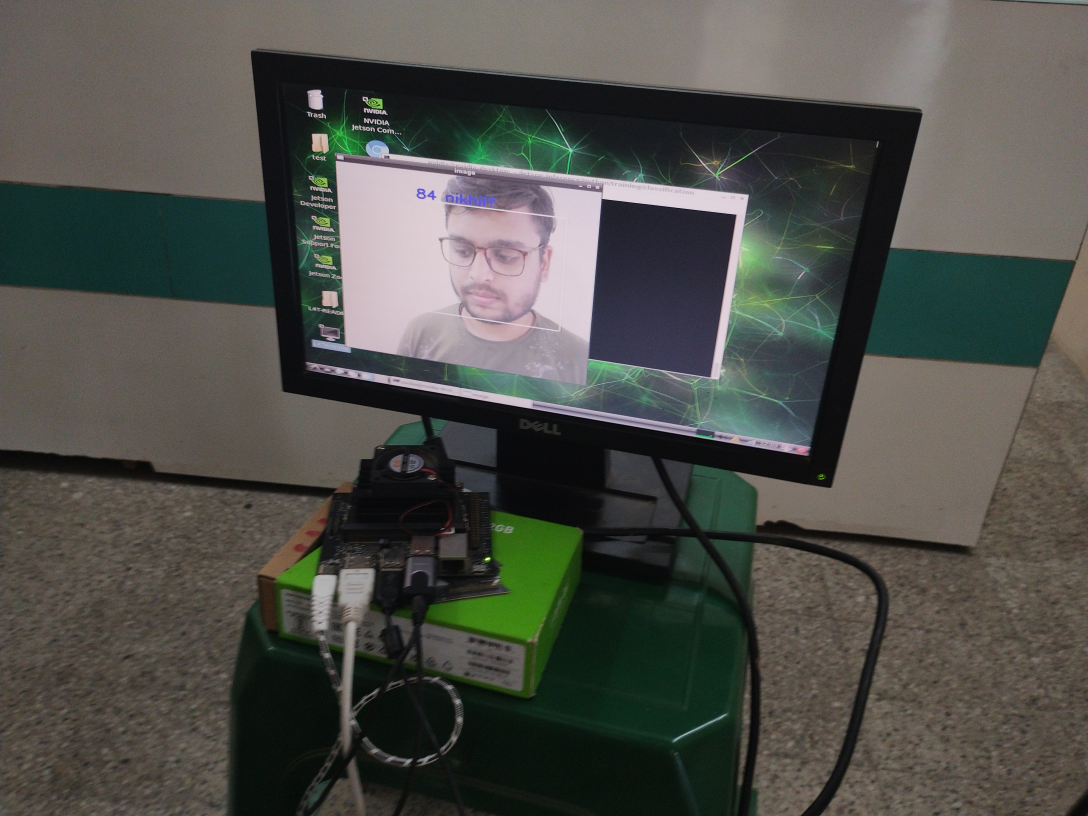
#> input picture IMG_2022-09-01-12-03-48-636.jpg, 3264 x 2448 px, given in place of the camera (shown at 1/3 size)
$ python deploy.py
#> lines starting #> are read from the running program, lines starting #| are printed output that depends on the picture
class_name = ['Chetan','Sanket']
#testing cascad
import cv2
import numpy as np
face_cascade = cv2.CascadeClassifier('haarcascade_frontalface_default.xml')
font = cv2.FONT_HERSHEY_SIMPLEX
# To capture video from webcam.
cap = cv2.VideoCapture(0)
# To use a video file as input
# cap = cv2.VideoCapture('filename.mp4')
while True:
    # Read the frame
    _, img = cap.read()
#> img is the input picture: shape (2448, 3264, 3); mean B, G, R 73.2, 79, 78.1

    # Convert to grayscale
    gray = cv2.cvtColor(img, cv2.COLOR_BGR2GRAY)
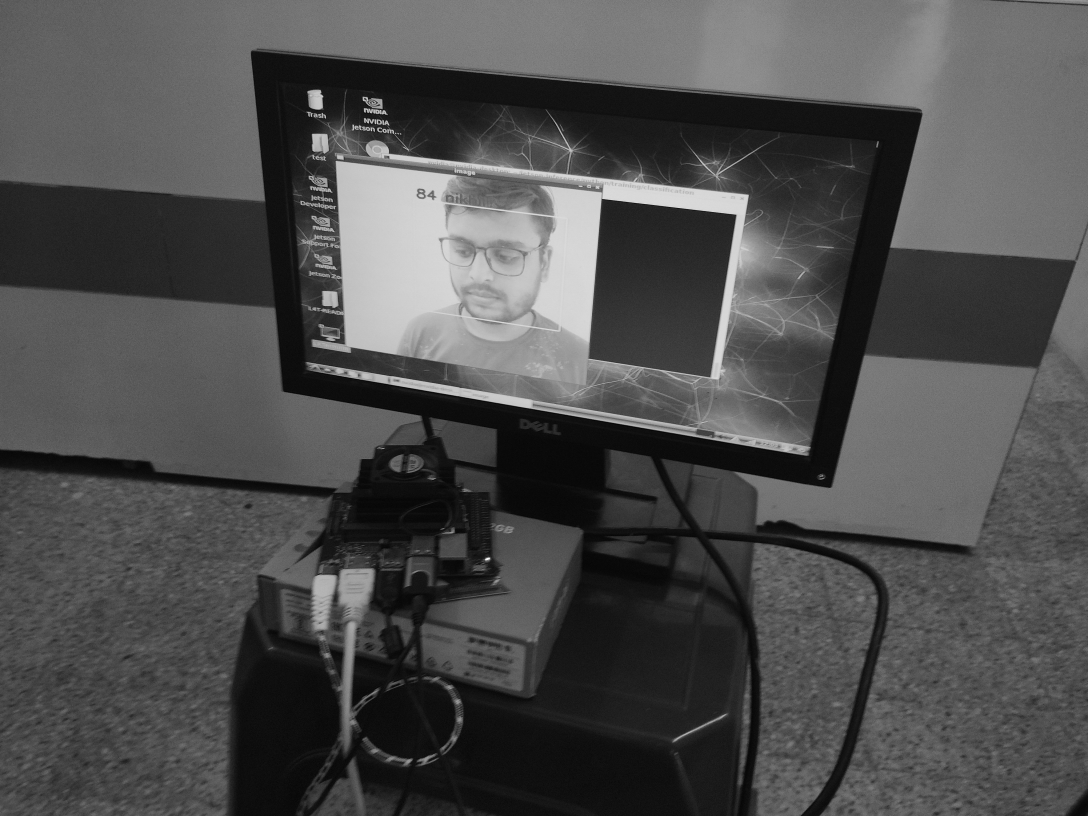
#> gray: shape (2448, 3264) (shown at 1/3 size); min 0, max 250, mean 78.1
    test = img
    test = cv2.resize(test,(150,150)) #(150,150,3)
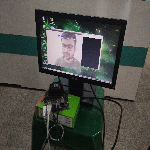
#> test: shape (150, 150, 3); mean B, G, R 73.2, 78.9, 78.1
    test = test.reshape(1,150,150,3)
    iden = []
#> (the run stopped early here; a loop or call above may not have finished)
